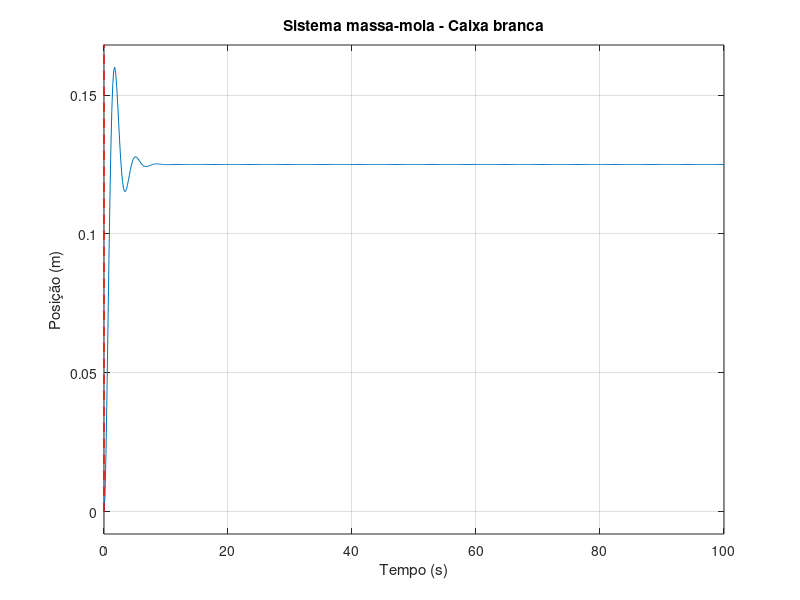
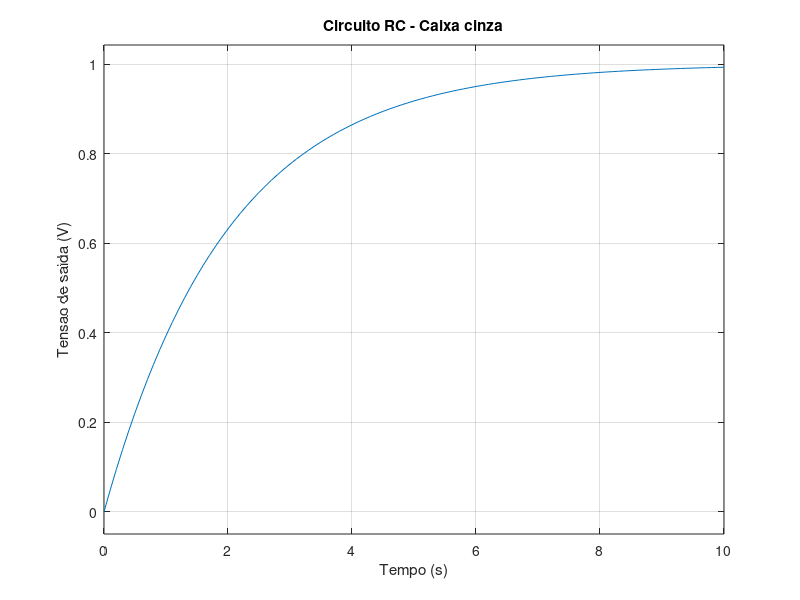
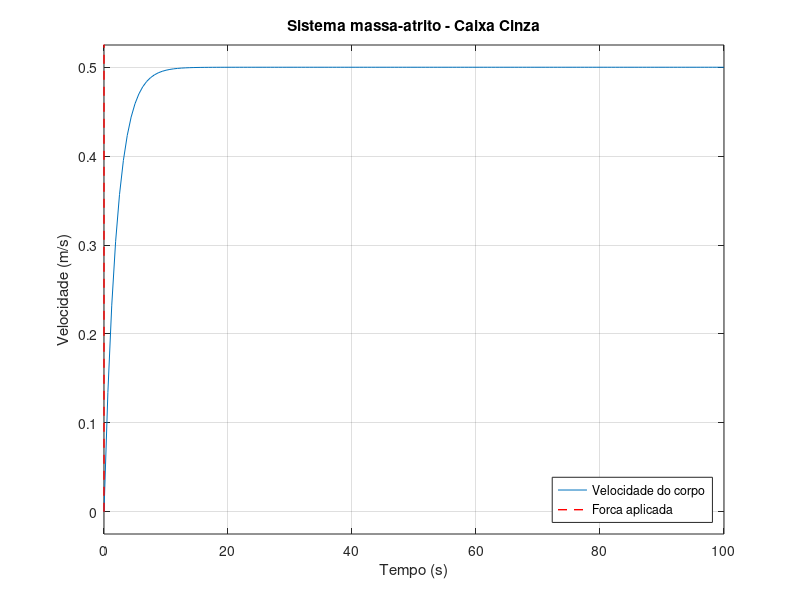

The MATLAB source for these figures, in order:
% Lista 4
clc;
clear all;
close all;

%% Exercício 1 Sistema massa-mola-amortecedor - Caixa branca

% M = massa do corpo em kg
M = 2;

% B = coeficiente de amortecimento
B = 3;

% Constante elástica
K = 8;

% Numerador
num  = 1;

% Denominador da funcao de transferencia
den = [M B K]; % [sˆ2, sˆ1, sˆ0]

% Criando a funcao de transferencia do sistema
% G = 1/((M*sˆ2) + (B*s) + K)
G1 = tf(num, den);
disp('Função de tansferência: ');
display(G1);

% Resposta ao degrau

figure
step(G1, 100)
hold on

% Representacao da forca aplicada ao sistema
plot([0 0 100], [0 1 1], "r--", "LineWidth", 1)

grid on

xlabel("Tempo (s)")
ylabel("Posição (m)")
title("Sistema massa-mola - Caixa branca")


%% Exercício 2 - Sistema circuito RC - Caixa cinza

% R = resistencia eletrica em ohms
R = 1000;

% tau = constante de tempo desejada do circuito
tau = 2;

% C = capacitancia calculada a partir de tau = R*C
C = tau/R;
disp ('Capacitância: ')
display(C);

% Numerador da funcao de transferencia
num = 1;

% Denominador da funcao de transferencia
den = [R*C 1];

% Criando a funcao de transferencia do circuito
G1 = tf(num, den);
disp('Função de tansferência: ');
display(G1);


% Resposta ao degrau

figure
step(G1, 10)
grid on

xlabel("Tempo (s)")
ylabel("Tensao de saida (V)")
title("Circuito RC - Caixa cinza")

%% Exercício 3 - Sistema massa-atrito - Caixa cinza


M = 4; % M = massa do corpo em kg
F = 1; %Força aplicada
v = 0.5; %velocidade em regime permanente

% B = coeficiente de atrito é desconhecido
B = F/v;
disp(['O valor de B é: ', num2str(B)]);

% Numerador da funcao de transferencia
num = 1;

% Denominador da funcao de transferencia
den = [M B];

% Criando a funcao de transferencia do sistema
G1 = tf(num, den);
disp('A Função de tansferência é:');
display(G1);

% Resposta ao degrau

figure
step(G1, 100)
hold on

% Representacao da forca aplicada ao sistema
plot([0 0 100], [0 1 1], "r--", "LineWidth", 1)

grid on

xlabel("Tempo (s)")
ylabel("Velocidade (m/s)")
title("Sistema massa-atrito - Caixa Cinza")
legend("Velocidade do corpo", "Forca aplicada", "Location", "southeast")
